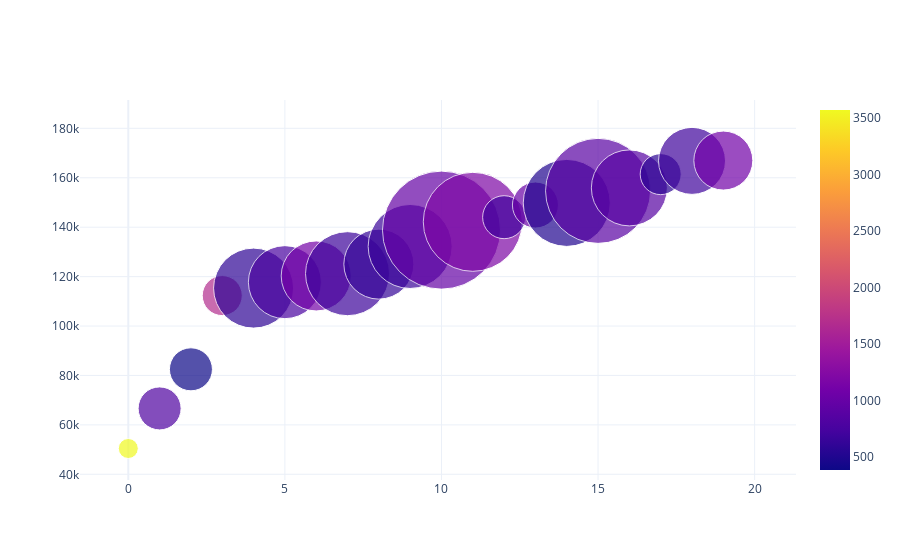

Notebook cell for this chart:
### Code cell
df_sorted = df.sort_values(by='views', ascending=True)
df_sorted = df_sorted.iloc[:20, :]

BubbleChart(df_sorted)

### Figure 1 — Plotly figure (JSON) as saved in the notebook; plotly's stock layout.template omitted (floating-point values rounded to 4 significant figures)
{"data": [{"text": ["Edwidge Danticat", "Charles Hazlewood + British Paraorchestra", "Rokia Traore", "Tim Birkhead", "Aleph Molinari", "José Bowen", "Keith Nolan", "Leslie Dodson", "Nate Garvis", "Scott Summit", "Michael Nielsen", "Mark Raymond", "Giles Duley", "Paul Lewis", "Matt Weinstein", "Cat Laine", "Bilal Bomani", "Michelle Borkin", "Melissa Garren", "Rick Guidotti"], "y": [50443, 66668, 82488, 112321, 115346, 117756, 120274, 121186, 125050, 132199, 138812, 142164, 144044, 148971, 149818, 154698, 155895, 161462, 166835, 166959], "mode": "markers", "marker": {"color": [3573, 816, 386, 1690, 594, 769, 1118, 686, 632, 663, 982, 1191, 711, 1013, 510, 889, 869, 581, 697, 1084], "showscale": true, "size": [20, 43, 43, 40, 80, 73, 70, 84, 70, 84, 118, 99, 43, 46, 87, 105, 76, 41, 67, 59]}, "x": [0, 1, 2, 3, 4, 5, 6, 7, 8, 9, 10, 11, 12, 13, 14, 15, 16, 17, 18, 19], "type": "scatter"}], "layout": {}}
